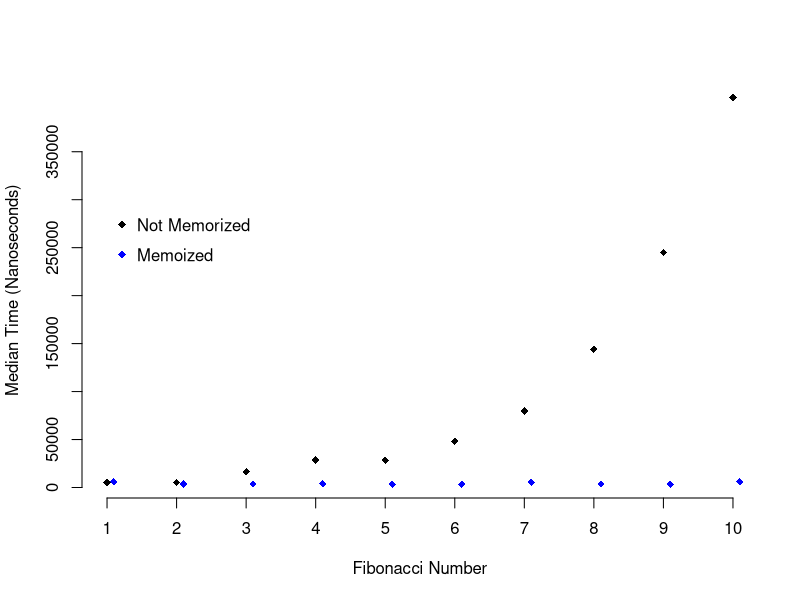

Source code (R):
######################################################################################################################
### Author: Anni Norring                                                                                           ###
### Date: April 2018 						                                                                                   ###
### Content: This script contains the R code for the 2nd week of Advanced R programming course                     ###
######################################################################################################################

# Access all the needed libraries:

######################################################################################################################
###             FUNCTIONAL PROGRAMMING
######################################################################################################################

######################################################################################################################
## WHAT IS FUNCTIONAL PROGRAMMING?
######################################################################################################################

# With functional programming you can also consider the possibility that you can provide a function as an argument to 
#   another function, and a function can return another function as its result.

adder_maker <- function(n){
  function(x){
    n + x
  }
}

add2 <- adder_maker(2)
add3 <- adder_maker(3)

add2(5)
add3(5)

# In the example above the function adder_maker() returns a function with no name. The function returned adds n to its 
#   only argument x.

######################################################################################################################
## MAP
######################################################################################################################

# The map family of functions applies a function to the elements of a data structure, usually a list or a vector. The 
#   function is evaluated once for each element of the vector with the vector element as the first argument to the 
#   function. The return value is the same kind if data structure (a list or vector) but with every element replaced 
#   by the result of the function being evaluated with the corresponding element as the argument to the function. In 
#   the purrr package the map() function returns a list, while the map_lgl(), map_chr(), and map_dbl()functions 
#   return vectors of logical values, strings, or numbers respectively. Let’s take a look at a few examples:

library(purrr)

k <- c(1,2,3,4,5)

#Returns list:
map(k, function(x){
  c("one", "two", "three", "four", "five")[x]
})

#Returns a vector of logical values:
map_lgl(k, function(x){
  x > 3
})

#Returns a vector of strings, note that the output differs:
map_chr(c(5, 4, 3, 2, 1), function(x){
  c("one", "two", "three", "four", "five")[x]
})
map_chr(k, function(x){
  c("one", "two", "three", "four", "five")[x]
})

#Returns a vector of numbers, note that the output differs:
map_dbl(k, function(x){
  c(6,7,8,9,10)[x]
})
map_dbl(c(5, 4, 3, 2, 1), function(x){
  c(6,7,8,9,10)[x]
})

#The map_if() function takes as its arguments a list or vector containing data, a predicate function, and then a 
#   function to be applied. A predicate function is a function that returns TRUE orFALSE for each element in the 
#   provided list or vector. In the case ofmap_if(): if the predicate functions evaluates to TRUE, then the function 
#   is applied to the corresponding vector element, however if the predicate function evaluates to FALSE then the 
#   function is not applied. The map_if() function always returns a list, so I’m piping the result of map_if() to 
#   unlist() so it look prettier:

map_if(1:5, function(x){
  x %% 2 == 0             ## Checks if x is even, i.e. if the remainder from x/2 = 0
},
function(y){              ## Notice how only the even numbers are squared, while the odd numbers are left alone.
  y^2
}) %>% unlist()

# The map_at() function only applies the provided function to elements of a vector specified by their indexes. 
#   map_at() always returns a list so like before I’m piping the result to unlist():

seq(100, 500, 100)

map_at(seq(100, 500, 100), c(1, 3, 5), function(x){
  x - 10
}) %>% unlist()

#Like we expected to happen the providied function is only applied to the first, third, and fifth element of the 
#   vector provided.

#In each of the examples above we have only been mapping a function over one data structure, however you can map a 
#   function over TWO data structures with the map2() family of functions. The first two arguments should be two 
#   vectors of the same length, followed by a function which will be evaluated with an element of the first vector 
#   as the first argument and an element of the second vector as the second argument. For example:

map2_chr(letters, 1:26, paste) ## pairs letters and numbers

#The pmap() family of functions is similar to map2(), however instead of mapping across two vectors or lists, you 
#   can MAP ACROSS ANY NUMBER OF LISTS. The list argument is a list of lists that the function will map over, 
#   followed by the function that will applied:

pmap_chr(list(                 ## Pairs numbers to the two lists of words.
  list(1, 2, 3),
  list("one", "two", "three"),
  list("uno", "dos", "tres")
), paste)

#Mapping is a powerful technique for thinking about how to apply computational operations to your data.

######################################################################################################################
## REDUCE
######################################################################################################################

#List or vector reduction iteratively combines the first element of a vector with the second element of a vector, 
#   then that combined result is combined with the third element of the vector, and so on until the end of the 
#   vector is reached. The function to be applied should take at least two arguments. Where mapping returns a vector 
#   or a list, reducing should return a single value. Some examples using reduce() are illustrated below:

reduce(c(1, 3, 5, 7), function(x, y){
  message("x is ", x)
  message("y is ", y)
  message("")                       ## creates an empty line in between
  x + y
})

#On the first iteration x has the value 1 and y has the value 3, then the two values are combined (they’re added 
#   together). On the second iteration x has the value of the result from the first iteration (4) and y has the 
#   value of the third element in the provided numeric vector (5). This process is repeated for each iteration. 
#   Here’s a similar example using string data:

reduce(letters[1:4], function(x, y){
  message("x is ", x)
  message("y is ", y)
  message("")
  paste0(x, y)                      ##combines the string without any separator
})

#By default reduce() starts with the first element of a vector and then the second element and so on. In contrast 
#   the reduce_right()function starts with the last element of a vector and then proceeds to the second to last 
#   element of a vector and so on:

reduce_right(letters[1:4], function(x, y){
  message("x is ", x)
  message("y is ", y)
  message("")
  paste0(x, y)
})

######################################################################################################################
## SEARCH
######################################################################################################################

#You can search for specific elements of a vector using the contains() and detect() functions. contains() will 
#   return TRUE if a specified element is present in a vector, otherwise it returns FALSE:

##contais not found in purrr anymore, replaced by has_element()

has_element(letters, "a")
has_element(letters, "A")

#The detect() function takes a vector and a predicate function as arguments and it returns the first element of the 
#   vector for which the predicate function returns TRUE:

detect(20:40, function(x){
  x > 22 && x %% 2 == 0
})

#The detect_index() function takes the same arguments, however it returns the index of the provided vector which 
#   contains the first element that satisfies the predicate function:

##ie. fifth element of 20:40 vector is larger than 22 and even:
detect_index(20:40, function(x){
  x > 22 && x %% 2 == 0
})

######################################################################################################################
## FILTER
######################################################################################################################

#The group of functions that includes keep(), discard(), every(), and some() are known as filter functions. Each of 
#   these functions takes a vector and a predicate function. For keep() only the elements of the vector that satisfy 
#   the predicate function are returned while all other elements are removed:

keep(1:20, function(x){     ##keep only even values in the vector
  x %% 2 == 0
})

#The discard() function works similarly, it only returns elements that don’t satisfy the predicate function:

discard(1:20, function(x){  ##discard all even values
  x %% 2 == 0
})

#The every() function returns TRUE only if every element in the vector satisfies the predicate function, while the 
#   some() function returns TRUE if at least one element in the vector satisfies the predicate function:

every(1:20, function(x){    ##are all values even?
  x %% 2 == 0
})

some(1:20, function(x){     ##are some values even?
  x %% 2 == 0
})

######################################################################################################################
## COMPOSE
######################################################################################################################

#Finally, the compose() function combines any number of functions into one function:

n_unique <- compose(length, unique)   ##unique() extracts unique elements, length() returns the lenght of an object

# The composition above is the same as:
# n_unique <- function(x){
#   length(unique(x))
# }

rep(1:5, 1:5)     ##rep() replicates elements of 1:5 1:5 times

n_unique(rep(1:5, 1:5))   ##extract the unique elements into a vector and find its length

######################################################################################################################
## PARTIAL APPLICATION
######################################################################################################################

#Partial application of functions can allow functions to behave a little like data structures. Using the partial() 
#   function from the purrrpackage you can specify some of the arguments of a function, and then partial() will 
#   return a function that only takes the unspecified arguments. Let’s take a look at a simple example:

mult_three_n <- function(x, y, z){
  x * y * z
}

mult_by_15 <- partial(mult_three_n, x = 3, y = 5)   ##now x*y=15

mult_by_15(z = 4)

#By using partial application you can bind some data to the arguments of a function before using that function 
#   elsewhere.

######################################################################################################################
## SIDE EFFECTS
######################################################################################################################

#Side effects of functions occur whenever a function interacts with the “outside world” – reading or writing data, 
#   printing to the console, and displaying a graph are all side effects. The results of side effects are one of the 
#   main motivations for writing code in the first place! Side effects can be tricky to handle though, since the 
#   order in which functions with side effects are executed often matters and there are variables that are external 
#   to the program (the relative location of some data). If you want to evaluate a function across a data structure 
#   you should use the walk() function from purrr. Here’s a simple example:

walk(c("Friends, Romans, countrymen,",
       "lend me your ears;",
       "I come to bury Caesar,", 
       "not to praise him."), message)

######################################################################################################################
## RECURSION
######################################################################################################################

#Recursion is very powerful tool, both mentally and in software development, for solving problems. Recursive 
#   functions have two main parts: a few easy to solve problems called “base cases,” and then a case for more 
#   complicated problems where the function is called inside of itself. The central philosophy of recursive 
#   programming is that problems can be broken down into simpler parts, and then combining those simple answers 
#   results in the answer to a complex problem.

#Imagine you wanted to write a function that adds together all of the numbers in a vector. You could of course 
#   accomplish this with a loop:

vector_sum_loop <- function(v){
  result <- 0
  for(i in v){
    result <- result + i
  }
  result
}

vector_sum_loop(c(5, 40, 91))

#You could also think about how to solve this problem recursively. First ask yourself: what’s the base case of 
#   finding the sum of a vector? If the vector only contains one element, then the sum is just the value of that 
#   element. In the more complex case the vector has more than one element. We can remove the first element of the 
#   vector, but then what should we do with the rest of the vector? Thankfully we have a function for computing the 
#   sum of all of the elements of a vector because we’re writing that function right now! So we’ll add the value of 
#   the first element of the vector to whatever the cumulative sum is of the rest of the vector. The resulting 
#   function is illustrated below:

vector_sum_rec <- function(v){
  if(length(v) == 1){
    v
  } else {
    v[1] + vector_sum_rec(v[-1])
  }
}

vector_sum_rec(c(5, 40, 91))

#Another useful exercise for thinking about applications for recursion is computing the Fibonacci sequence. The 
#   Fibonacci sequence is a sequence of integers that starts: 0, 1, 1, 2, 3, 5, 8 where each proceeding integer is 
#   the sum of the previous two integers. This fits into a recursive mental framework very nicely since each 
#   subsequent number depends on the previous two numbers.

#Let’s write a function to compute the nth digit of the Fibonacci sequence such that the first number in the sequence
#   is 0, the second number is 1, and then all proceeding numbers are the sum of the n - 1 and the n - 2 Fibonacci 
#   number. It is immediately evident that there are three base cases:
  
#1. n must be greater than 0.
#2. When n is equal to 1, return 0.
#3. When n is equal to 2, return 1.

#And then the recursive case: Otherwise return the sum of the n - 1 Fibonacci number and the n - 2 Fibonacci number.

#Let’s turn those words into code:

fib <- function(n){
  stopifnot(n > 0)
  if(n == 1){
    0
  } else if(n == 2){
    1
  } else {
    fib(n - 1) + fib(n - 2)
  }
}

fib(1)
fib(2)
fib(3)
fib(4)
fib(5)
fib(6)
fib(7)

map_dbl(1:12, fib)

#Looks like it’s working well! There is one optimization that we could apply here which comes up in recursive 
#   programming often. When you execute the function fib(6), within that function you’ll executefib(5) and fib(4). 
#   Then within the execution of fib(5),fib(4) will be executed again.

#This duplication of computation slows down your program significantly as you calculate larger numbers in the 
#   Fibonacci sequence. Thankfully you can use a technique called memoization in order to speed this computation up. 
#   Memoization stores the value of each calculated Fibonacci number in table so that once a number is calculated 
#   you can look it up instead of needing to recalculate it!
  
#Below is an example of a function that can calculate the first 25 Fibonacci numbers. First we’ll create a very 
#   simple table which is just a vector containing 0, 1, and then 23 NAs. First the fib_mem()function will check if 
#   the number is in the table, and if it is then it is returned. Otherwise the Fibonacci number is recursively 
#   calculated and stored in the table. Notice that we’re using the complex assignment operator <<- in order to 
#   modify the table outside the scope of the function. You’ll learn more about the complex operator in the section 
#   titled Expressions & Environments.

fib_tbl <- c(0, 1, rep(NA, 23))

fib_mem <- function(n){
  stopifnot(n > 0)
  
  if(!is.na(fib_tbl[n])){
    fib_tbl[n]
  } else {
    fib_tbl[n - 1] <<- fib_mem(n - 1)
    fib_tbl[n - 2] <<- fib_mem(n - 2)
    fib_tbl[n - 1] + fib_tbl[n - 2]
  }
}

map_dbl(1:12, fib_mem)

#It works! But is it any faster than the original fib()? Below I’m going to use the microbenchmark package in 
#   order assess whether fib()or fib_mem() is faster:

library(purrr)
library(microbenchmark)
library(tidyr)
library(magrittr)
library(dplyr)

fib_data <- map(1:10, function(x){microbenchmark(fib(x), times = 100)$time})
names(fib_data) <- paste0(letters[1:10], 1:10)
fib_data <- as.data.frame(fib_data)

fib_data %<>%
  gather(num, time) %>%
  group_by(num) %>%
  summarise(med_time = median(time))

memo_data <- map(1:10, function(x){microbenchmark(fib_mem(x))$time})
names(memo_data) <- paste0(letters[1:10], 1:10)
memo_data <- as.data.frame(memo_data)

memo_data %<>%
  gather(num, time) %>%
  group_by(num) %>%
  summarise(med_time = median(time))

plot(1:10, fib_data$med_time, xlab = "Fibonacci Number", ylab = "Median Time (Nanoseconds)",
     pch = 18, bty = "n", xaxt = "n", yaxt = "n")
axis(1, at = 1:10)
axis(2, at = seq(0, 350000, by = 50000))
points(1:10 + .1, memo_data$med_time, col = "blue", pch = 18)
legend(1, 300000, c("Not Memorized", "Memoized"), pch = 18, 
       col = c("black", "blue"), bty = "n", cex = 1, y.intersp = 1.5)

#As you can see as higher Fibonacci numbers are calculated the time it takes to calculate a number with fib() 
#   grows exponentially, while the time it takes to do the same task with fib_mem() stays constant.